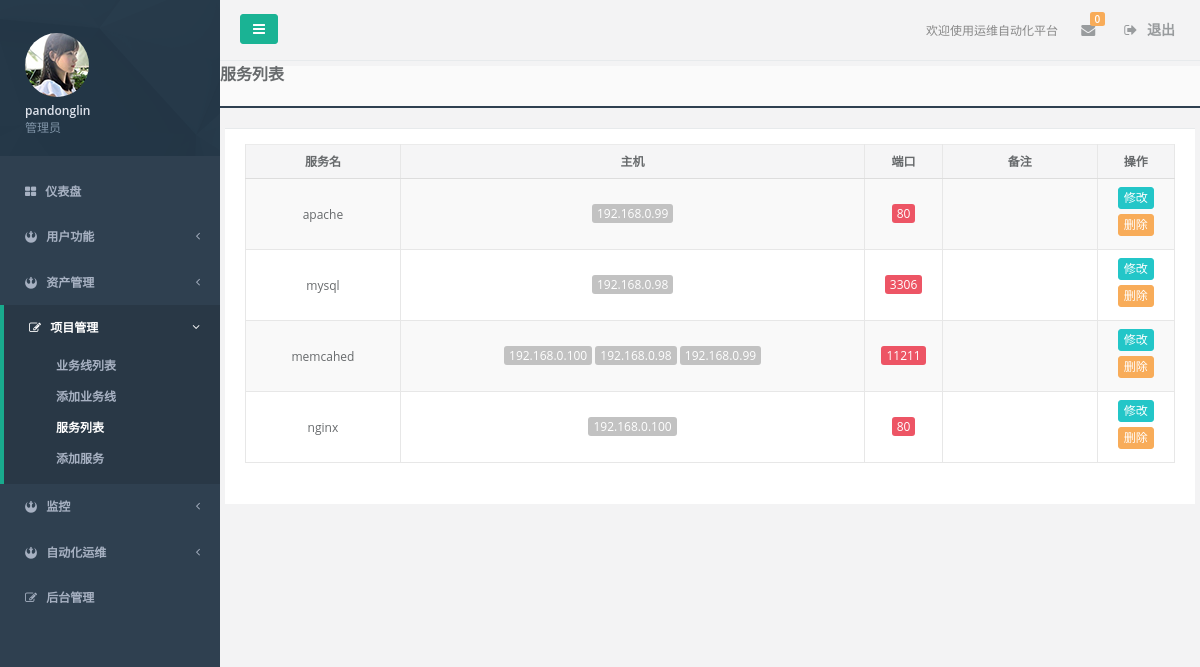
Before: /common/service_list/ (signed in) with the older database file.
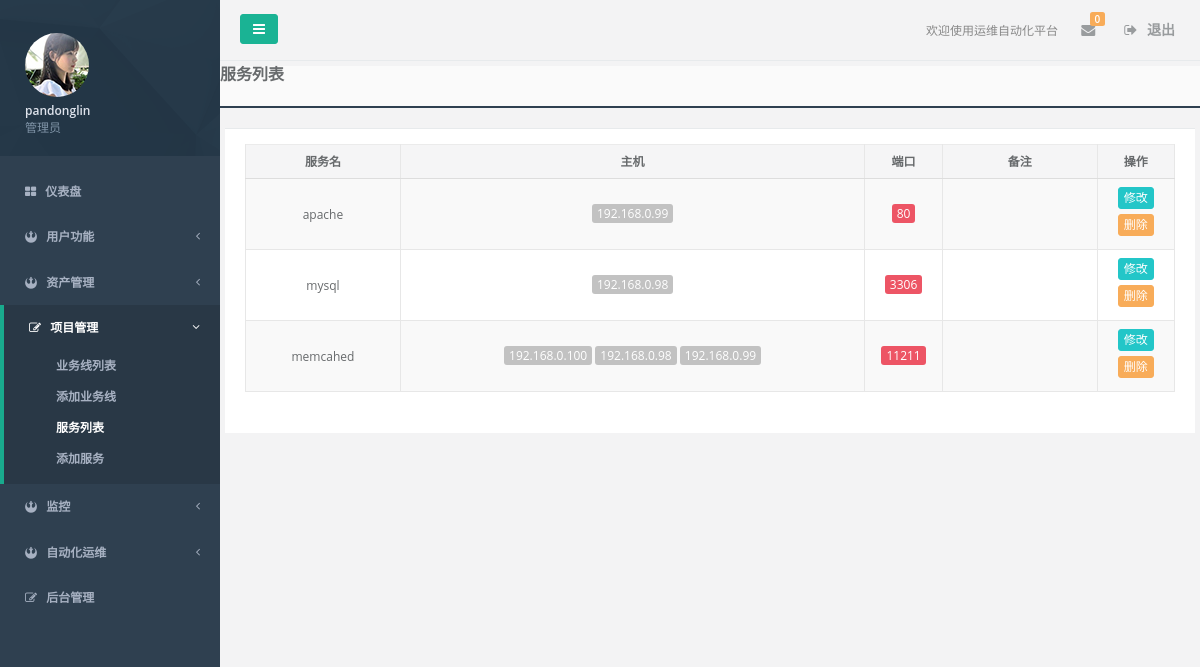
After: the same page with the newer database file.
### accounts/models.py (models this page shows, shortened)
class UserProfile(AbstractBaseUser):
    email = models.EmailField(
        verbose_name='email address',
        max_length=255,
        unique=True,
    )
    is_active = models.BooleanField(default=True)
    is_admin = models.BooleanField(default=False, verbose_name="管理员")
    name = models.CharField(max_length=32, verbose_name="姓名")
    token = models.CharField(max_length=128, blank=True, null=True, verbose_name='用户token')
    user_key = models.CharField(max_length=100, default=RandomCode.random_code(100), verbose_name='用户key')
    department = models.CharField(max_length=32, blank=True, null=True, verbose_name='部门')
    tel = models.CharField(max_length=32, blank=True, null=True, verbose_name='座机')
    mobile = models.CharField(max_length=32, blank=True, null=True,  verbose_name='手机')
    memo = models.TextField(blank=True, null=True, verbose_name='备注')
    USERNAME_FIELD = 'email'
    REQUIRED_FIELDS = ['name']
    objects = UserProfileManager()
    class Meta:
        verbose_name = '用户信息'
        verbose_name_plural = verbose_name

### assets/models.py (models this page shows, shortened)
class Service(models.Model):
    host = models.ManyToManyField('Host')
    name = models.CharField(max_length=64, verbose_name='服务名')
    port = models.IntegerField(blank=True, null=True, verbose_name="端口")
    memo = models.TextField(blank=True, null=True, verbose_name='备注')
    class Meta:
        verbose_name = '服务'
        verbose_name_plural = verbose_name
        unique_together = ("name", "port")

class Host(models.Model):
    device_type_choices = (
        (0, "Dell R510"),
        (1, "Dell R620"),
        (2, "Dell R710"),
        (3, "Dell R720"),
        (4, "Dell R720xd"),
        )
    raid_type_choices = (
        (0, 'RADI 0'),
        (1, 'RADI 1'),
        (2, 'RADI 5'),
        (3, 'RADI 10'),
    )
    status_choices = (
        (0, "在线"),
        (1, "下线"),
        (2, "故障"),
        (3, "备用"),
        (4, "未知"),
    )
    hostname = models.CharField(max_length=64, unique=True, verbose_name="主机名")
    sn = models.CharField(max_length=64, unique=True, verbose_name="sn")
    number = models.CharField(max_length=64, null=True, blank=True, verbose_name='资产编号')
    qs = models.CharField(max_length=64, null=True, blank=True, verbose_name="快速服务代码")
    asset_name = models.SmallIntegerField(choices=device_type_choices, default=3, verbose_name='设备名称')
    os_type = models.ForeignKey('System', null=True, blank=True, verbose_name="操作系统")
    manufactory = models.ForeignKey('Manufactory', null=True, blank=True, verbose_name="制造厂商")
    raid_type = models.SmallIntegerField(choices=raid_type_choices, default=3, verbose_name="RAID类型")
    management_ip = models.GenericIPAddressField(unique=True, null=True, blank=True, verbose_name='管理IP')
    idc = models.ForeignKey('IDC', null=True, blank=True, verbose_name='IDC机房')
    cabinet = models.CharField(max_length=32, null=True, blank=True, verbose_name='机柜号')
    host_cabinet_id = models.CharField(max_length=32, null=True, blank=True, verbose_name='机器位置')
    status = models.SmallIntegerField(choices=status_choices, default=0, verbose_name="设备状态")
    is_virtual = models.BooleanField(default=False, verbose_name="虚拟机")
    parent_host = models.ForeignKey('self', related_name='parent_level', null=True, blank=True, verbose_name="宿主机")
    admin = models.CharField(max_length=32, null=True, blank=True, verbose_name='资产管理员')
    buy_date = models.DateField(null=True, blank=True, verbose_name="购买时间")
    create_date = models.DateTimeField(blank=True, auto_now_add=True, verbose_name="创建时间")
    update_date = models.DateTimeField(blank=True, auto_now=True, verbose_name="最近修改时间")
    memo = models.TextField(null=True, blank=True, verbose_name='备注')
    class Meta:
        verbose_name = "主机"
        verbose_name_plural = verbose_name

### common/views.py (the view)
@login_required
def service_list(request):
    service_obj = models.Service.objects.all()
    paginator = Paginator(service_obj, 10)
    page = request.GET.get('page')
    try:
        page_obj = paginator.page(page)
    except (InvalidPage, PageNotAnInteger):
        page_obj = paginator.page(1)
    except EmptyPage:
        page_obj = paginator.page(paginator.num_pages)
    return render(request, "common/service_list.html", locals())

### templates/common/service_list.html (shortened to what this page needs)
{% extends 'base.html' %}
{% block content %}
<div class="content-tabs">
    <h3><strong>服务列表</strong></h3>
</div>
<div class="wrapper wrapper-content animated fadeInRight">
    <div class="row">
        <div class="ibox float-e-margins">
            <div class="ibox-content">
                <form id="asset_form">
                    <div id="replace">
                        <table id="host_info" class="table table-striped table-bordered table-hover">
                            <thead>
                                <tr>
                                    <th class="text-center col-sm-2"> 服务名 </th>
                                    <th class="text-center"> 主机 </th>
                                    <th class="text-center col-sm-1"> 端口 </th>
                                    <th class="text-center col-sm-2"> 备注 </th>
                                    <th class="text-center col-sm-1"> 操作 </th>
                                </tr>
                            </thead>
                            <tbody>
                                {% for item in page_obj %}
                                    <tr class="gradeX" id="{{ item.id }}">
                                        <td class="text-center"> {{ item.name }} </td>
                                        <td class="text-center">
                                            {% for i in item.host.all %}
                                                <span class="btn-xs btn-default" value="{{ i.id }}">{{ i.hostname }}</span>
                                            {% endfor %}
                                        </td>
                                        <td class="text-center">
                                            <span class="btn-xs btn-danger">{{ item.port }}</span>
                                        </td>
                                        <td class="text-center"> {{ item.memo }} </td>
                                        <td class="text-center">
                                            <button type="button" class="btn btn-xs btn-info" onclick="ChangeSer(this);">修改</button>
                                            <button type="button" class="btn btn-xs btn-warning" onclick="DelSer(this);">删除</button>
                                        </td>
                                    </tr>
                                {% endfor %}
                            </tbody>
                        </table>
                        <div class="row">
                            <div class="col-sm-2 col-sm-offset-6">
                            </div>
                        </div>
                    </div>
                </form>
            </div>
        </div>
    </div>
</div>
{% endblock %}

### templates/base.html (shortened to what this page needs)
<!DOCTYPE html>
<html lang="en">
<head>
    <link href="/static/css/bootstrap.min.css" rel="stylesheet">
    <link href="/static/css/font-awesome.min.css" rel="stylesheet">
    <link href="/static/css/animate.min.css" rel="stylesheet">
    <link href="/static/css/style.min.css" rel="stylesheet">
</head>
<body class="fixed-sidebar full-height-layout gray-bg" style="overflow:hidden">
    <div id="wrapper">
        <nav class="navbar-default navbar-static-side" role="navigation">
            <div class="sidebar-collapse">
                <ul class="nav" id="side-menu">
                    <li class="nav-header">
                        <div class="dropdown profile-element">
                            <span><img alt="image" class="img-circle" src="/static/img/profile_small.jpg" /></span>
                            <a data-toggle="dropdown" class="dropdown-toggle" href="#">
                                <span class="clear">
                                <span class="block m-t-xs"><strong class="font-bold">{{ request.user.name }}</strong></span>
                                {%  if request.user.is_admin %}
                                    <span class="text-muted text-xs block">管理员</span>
                                {% else %}
                    iframe_host_list.html                <span class="text-muted text-xs block">{{ request.user.department }}</span>
                                 {% endif %}
                                </span>
                            </a>
                        </div>
                    </li>
                    {% include 'nav_left.html' %}
                    <li style="height: 20px;">
                    </li>
                </ul>
            </div>
        </nav>
        <div id="page-wrapper" class="gray-bg dashbard-1">
            {% include 'nav_right.html' %}
            {% block content %}
            {% endblock %}
        </div>
    </div>
</body>
</html>

### templates/nav_left.html (shortened to what this page needs)
<li>
    <a href="/assets/dashboard/">
        <i class="fa fa-th-large"></i>
        <span class="nav-label">仪表盘</span>
    </a>
</li>
<li class="userinfo">
    <a href="#">
        <i class="fa fa-rebel"></i>
        <span class="nav-label">用户功能</span>
        <span class="fa arrow"></span>
    </a>
</li>
<li class="assets">
    <a href="#">
        <i class="fa fa-rebel"></i>
        <span class="nav-label">资产管理</span>
        <span class="fa arrow"></span>
    </a>
</li>
<li class="business">
    <a href="#">
        <i class="fa fa-edit"></i>
        <span class="nav-label">项目管理</span>
        <span class="fa arrow"></span>
    </a>
    <ul class="nav nav-second-level">
        <li class="host_manage">
            <a href="/common/business_list/">业务线列表</a>
        </li>
        <li class="host_manage">
            <a href="/common/business_add/">添加业务线</a>
        </li>
        <li>
            <a href="/common/service_list/">服务列表</a>
        </li>
        <li class="host_manage">
            <a href="/common/service_add/">添加服务</a>
        </li>
    </ul>
</li>
<li class="monitor">
    <a href="#">
        <i class="fa fa-rebel"></i>
        <span class="nav-label">监控</span>
        <span class="fa arrow"></span>
    </a>
</li>
<li class="autoops">
    <a href="#">
        <i class="fa fa-rebel"></i>
        <span class="nav-label">自动化运维</span>
        <span class="fa arrow"></span>
    </a>
</li>
<li class="permission">
    <a href="/admin/" target="_blank">
        <i class="fa fa-edit"></i>
        <span class="nav-label">后台管理</span>
    </a>
</li>

### templates/nav_right.html (shortened to what this page needs)
<div class="border-bottom">
    <nav class="navbar navbar-static-top" role="navigation" style="margin-bottom: 0">
        <div class="navbar-header">
            <a class="navbar-minimalize minimalize-styl-2 btn btn-primary" href="#">
                <i class="fa fa-bars"></i>
            </a>
        </div>
        <ul class="nav navbar-top-links navbar-right">
            <li>
                <span class="m-r-sm text-muted welcome-message">欢迎使用运维自动化平台</span>
            </li>
            <li class="dropdown">
                <a class="dropdown-toggle count-info" data-toggle="dropdown" href="#">
                    <i class="fa fa-envelope"></i>  <span class="label label-warning">0</span>
                </a>
            </li>
            <li>
                <a href="/accounts/logout/"><i class="fa fa-sign-out"></i> 退出</a>
            </li>
        </ul>
    </nav>
</div>

Changed rows visible on the page:
removed Service: name "nginx", port "80", Host ({{ i.id }} 1 (drawn), hostname "192.168.0.100")
